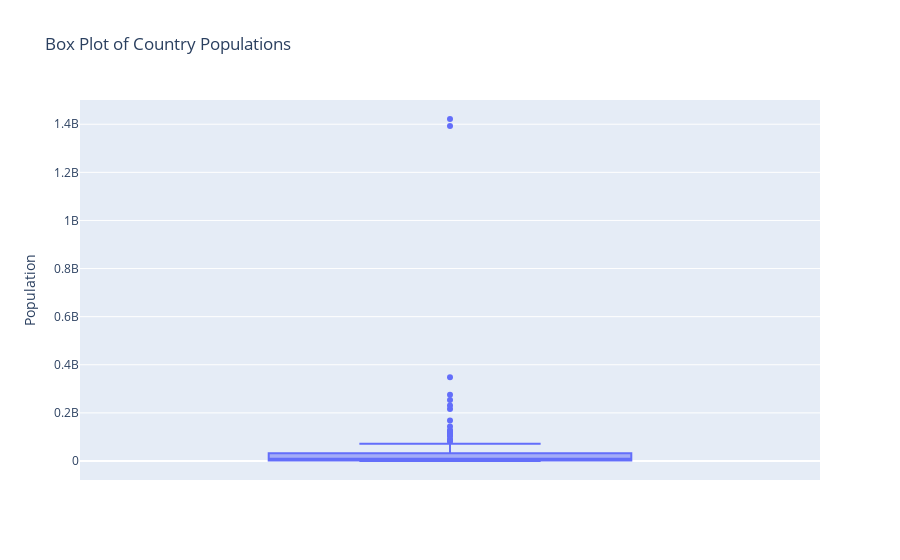

The cell this chart's notebook holds for it:
### Code cell
fig_box = px.box(data, y='population',
                 title='Box Plot of Country Populations',
                 labels={'population': 'Population'})
fig_box.show()

### Figure 1 — Plotly figure (JSON) as saved in the notebook; plotly's stock layout.template omitted (floating-point values rounded to 4 significant figures; data arrays with more than 128 entries replaced by an {"elided": "..."} marker saying what was removed)
{"data": [{"alignmentgroup": "True", "hovertemplate": "Population=%{y}<extra></extra>", "legendgroup": "", "marker": {"color": "#636efa"}, "name": "", "notched": false, "offsetgroup": "", "orientation": "v", "showlegend": false, "type": "box", "x0": " ", "xaxis": "x", "y": {"elided": "196 int values"}, "y0": " ", "yaxis": "y"}], "layout": {"autosize": true, "boxmode": "group", "legend": {"tracegroupgap": 0}, "title": {"text": "Box Plot of Country Populations"}, "xaxis": {"anchor": "y", "autorange": true, "domain": [0, 1], "range": [-0.5, 0.5], "type": "category"}, "yaxis": {"anchor": "x", "autorange": true, "domain": [0, 1], "range": [-78990000.0, 1501000000.0], "title": {"text": "Population"}, "type": "linear"}}}
